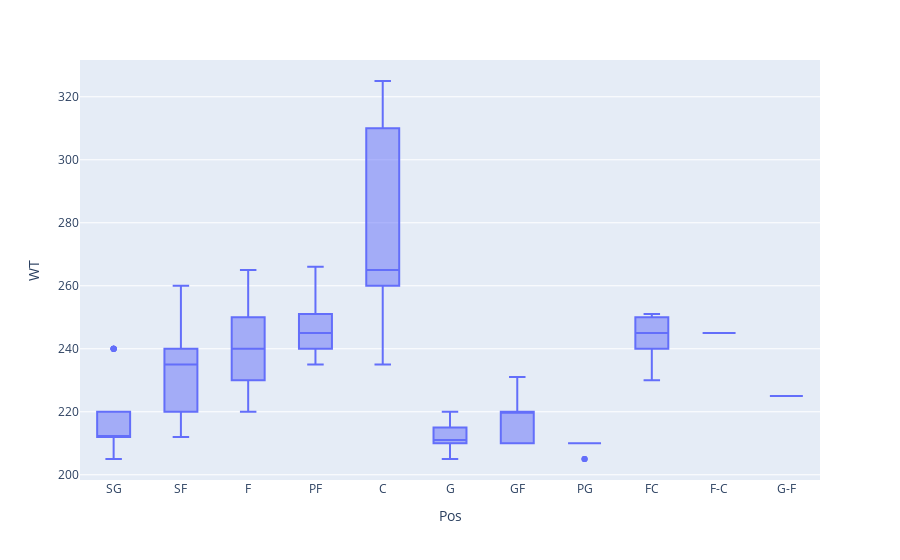

Notebook code for this chart:
### Code cell
# Where do most of them stand during game play?
b1 = px.box(Not_Skinny_player, x="Pos", y= "WT")
b1.show()

### Figure 1 — Plotly figure (JSON) as saved in the notebook; plotly's stock layout.template omitted (floating-point values rounded to 4 significant figures; data arrays with more than 128 entries replaced by an {"elided": "..."} marker saying what was removed)
{"data": [{"alignmentgroup": "True", "hoverlabel": {"namelength": 0}, "hovertemplate": "Pos=%{x}<br>WT=%{y}", "legendgroup": "", "marker": {"color": "#636efa"}, "name": "", "notched": false, "offsetgroup": "", "orientation": "v", "showlegend": false, "type": "box", "x": {"elided": "357 str values"}, "x0": " ", "xaxis": "x", "y": {"elided": "357 int values"}, "y0": " ", "yaxis": "y"}], "layout": {"boxmode": "group", "legend": {"tracegroupgap": 0}, "margin": {"t": 60}, "xaxis": {"anchor": "y", "domain": [0, 1], "title": {"text": "Pos"}}, "yaxis": {"anchor": "x", "domain": [0, 1], "title": {"text": "WT"}}}}
